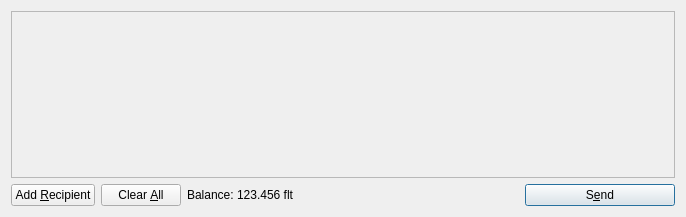
<?xml version="1.0" encoding="UTF-8"?>
<ui version="4.0">
 <class>SendCoinsDialog</class>
 <widget class="QDialog" name="SendCoinsDialog">
  <property name="geometry">
   <rect>
    <x>0</x>
    <y>0</y>
    <width>686</width>
    <height>217</height>
   </rect>
  </property>
  <property name="windowTitle">
   <string>Send Coins</string>
  </property>
  <layout class="QVBoxLayout" name="verticalLayout">
   <item>
    <widget class="QScrollArea" name="scrollArea">
     <property name="widgetResizable">
      <bool>true</bool>
     </property>
     <widget class="QWidget" name="scrollAreaWidgetContents">
      <property name="geometry">
       <rect>
        <x>0</x>
        <y>0</y>
        <width>666</width>
        <height>165</height>
       </rect>
      </property>
      <layout class="QVBoxLayout" name="verticalLayout_2">
       <property name="margin">
        <number>0</number>
       </property>
       <item>
        <layout class="QVBoxLayout" name="entries">
         <property name="spacing">
          <number>6</number>
         </property>
        </layout>
       </item>
       <item>
        <spacer name="verticalSpacer">
         <property name="orientation">
          <enum>Qt::Vertical</enum>
         </property>
         <property name="sizeHint" stdset="0">
          <size>
           <width>20</width>
           <height>40</height>
          </size>
         </property>
        </spacer>
       </item>
      </layout>
     </widget>
    </widget>
   </item>
   <item>
    <layout class="QHBoxLayout" name="horizontalLayout">
     <item>
      <widget class="QPushButton" name="addButton">
       <property name="toolTip">
        <string>Send to multiple recipients at once</string>
       </property>
       <property name="text">
        <string>Add &amp;Recipient</string>
       </property>
       <property name="icon">
        <iconset resource="../bitcoin.qrc">
         <normaloff>:/icons/add</normaloff>:/icons/add</iconset>
       </property>
       <property name="autoDefault">
        <bool>false</bool>
       </property>
      </widget>
     </item>
     <item>
      <widget class="QPushButton" name="clearButton">
       <property name="sizePolicy">
        <sizepolicy hsizetype="Minimum" vsizetype="Fixed">
         <horstretch>0</horstretch>
         <verstretch>0</verstretch>
        </sizepolicy>
       </property>
       <property name="toolTip">
        <string>Remove all transaction fields</string>
       </property>
       <property name="text">
        <string>Clear &amp;All</string>
       </property>
       <property name="icon">
        <iconset resource="../bitcoin.qrc">
         <normaloff>:/icons/remove</normaloff>:/icons/remove</iconset>
       </property>
       <property name="autoRepeatDelay">
        <number>300</number>
       </property>
       <property name="autoDefault">
        <bool>false</bool>
       </property>
      </widget>
     </item>
     <item>
      <layout class="QHBoxLayout" name="horizontalLayout_2">
       <property name="spacing">
        <number>3</number>
       </property>
       <item>
        <widget class="QLabel" name="label">
         <property name="text">
          <string>Balance:</string>
         </property>
        </widget>
       </item>
       <item>
        <widget class="QLabel" name="labelBalance">
         <property name="cursor">
          <cursorShape>IBeamCursor</cursorShape>
         </property>
         <property name="text">
          <string>123.456 flt</string>
         </property>
         <property name="textInteractionFlags">
          <set>Qt::LinksAccessibleByMouse|Qt::TextSelectableByKeyboard|Qt::TextSelectableByMouse</set>
         </property>
        </widget>
       </item>
      </layout>
     </item>
     <item>
      <spacer name="horizontalSpacer">
       <property name="orientation">
        <enum>Qt::Horizontal</enum>
       </property>
       <property name="sizeHint" stdset="0">
        <size>
         <width>40</width>
         <height>20</height>
        </size>
       </property>
      </spacer>
     </item>
     <item>
      <widget class="QPushButton" name="sendButton">
       <property name="minimumSize">
        <size>
         <width>150</width>
         <height>0</height>
        </size>
       </property>
       <property name="toolTip">
        <string>Confirm the send action</string>
       </property>
       <property name="text">
        <string>S&amp;end</string>
       </property>
       <property name="icon">
        <iconset resource="../bitcoin.qrc">
         <normaloff>:/icons/send</normaloff>:/icons/send</iconset>
       </property>
       <property name="default">
        <bool>true</bool>
       </property>
      </widget>
     </item>
    </layout>
   </item>
  </layout>
 </widget>
 <resources>
  <include location="../bitcoin.qrc"/>
 </resources>
 <connections/>
</ui>
